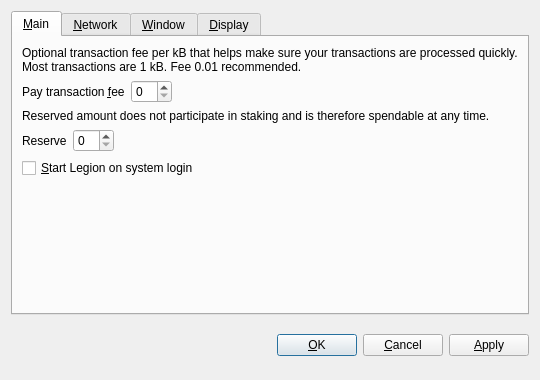
<?xml version="1.0" encoding="UTF-8"?>
<ui version="4.0">
 <class>OptionsDialog</class>
 <widget class="QDialog" name="OptionsDialog">
  <property name="geometry">
   <rect>
    <x>0</x>
    <y>0</y>
    <width>540</width>
    <height>380</height>
   </rect>
  </property>
  <property name="windowTitle">
   <string>Options</string>
  </property>
  <property name="modal">
   <bool>true</bool>
  </property>
  <layout class="QVBoxLayout" name="verticalLayout">
   <item>
    <widget class="QTabWidget" name="tabWidget">
     <property name="tabPosition">
      <enum>QTabWidget::North</enum>
     </property>
     <property name="currentIndex">
      <number>0</number>
     </property>
     <widget class="QWidget" name="tabMain">
      <attribute name="title">
       <string>&amp;Main</string>
      </attribute>
      <layout class="QVBoxLayout" name="verticalLayout_Main">
       <item>
        <widget class="QLabel" name="transactionFeeInfoLabel">
         <property name="text">
          <string>Optional transaction fee per kB that helps make sure your transactions are processed quickly. Most transactions are 1 kB. Fee 0.01 recommended.</string>
         </property>
         <property name="textFormat">
          <enum>Qt::PlainText</enum>
         </property>
         <property name="wordWrap">
          <bool>true</bool>
         </property>
        </widget>
       </item>
       <item>
        <layout class="QHBoxLayout" name="horizontalLayoutFee">
         <item>
          <widget class="QLabel" name="transactionFeeLabel">
           <property name="text">
            <string>Pay transaction &amp;fee</string>
           </property>
           <property name="textFormat">
            <enum>Qt::PlainText</enum>
           </property>
           <property name="buddy">
            <cstring>transactionFee</cstring>
           </property>
          </widget>
         </item>
         <item>
          <widget class="BitcoinAmountField" name="transactionFee"/>
         </item>
         <item>
          <spacer name="horizontalSpacerFee">
           <property name="orientation">
            <enum>Qt::Horizontal</enum>
           </property>
           <property name="sizeHint" stdset="0">
            <size>
             <width>40</width>
             <height>20</height>
            </size>
           </property>
          </spacer>
         </item>
        </layout>
       </item>
       <item>
        <widget class="QLabel" name="reserveBalanceInfoLabel">
         <property name="text">
          <string>Reserved amount does not participate in staking and is therefore spendable at any time.</string>
         </property>
         <property name="textFormat">
          <enum>Qt::PlainText</enum>
         </property>
         <property name="wordWrap">
          <bool>true</bool>
         </property>
        </widget>
       </item>
       <item>
        <layout class="QHBoxLayout" name="horizontalLayoutReserveBalance">
         <item>
          <widget class="QLabel" name="reserveBalanceLabel">
           <property name="text">
            <string>Reserve</string>
           </property>
           <property name="textFormat">
            <enum>Qt::PlainText</enum>
           </property>
           <property name="buddy">
            <cstring>reserveBalance</cstring>
           </property>
          </widget>
         </item>
         <item>
          <widget class="BitcoinAmountField" name="reserveBalance"/>
         </item>
         <item>
          <spacer name="horizontalSpacerReserveBalance">
           <property name="orientation">
            <enum>Qt::Horizontal</enum>
           </property>
           <property name="sizeHint" stdset="0">
            <size>
             <width>40</width>
             <height>20</height>
            </size>
           </property>
          </spacer>
         </item>
        </layout>
       </item>
       <item>
        <widget class="QCheckBox" name="bitcoinAtStartup">
         <property name="toolTip">
          <string>Automatically start Legion after logging in to the system.</string>
         </property>
         <property name="text">
          <string>&amp;Start Legion on system login</string>
         </property>
        </widget>
       </item>
       <item>
        <spacer name="verticalSpacer_Main">
         <property name="orientation">
          <enum>Qt::Vertical</enum>
         </property>
         <property name="sizeHint" stdset="0">
          <size>
           <width>20</width>
           <height>40</height>
          </size>
         </property>
        </spacer>
       </item>
      </layout>
     </widget>
     <widget class="QWidget" name="tabNetwork">
      <attribute name="title">
       <string>&amp;Network</string>
      </attribute>
      <layout class="QVBoxLayout" name="verticalLayout_Network">
       <item>
        <widget class="QCheckBox" name="mapPortUpnp">
         <property name="toolTip">
          <string>Automatically open the Legion client port on the router. This only works when your router supports UPnP and it is enabled.</string>
         </property>
         <property name="text">
          <string>Map port using &amp;UPnP</string>
         </property>
        </widget>
       </item>
       <item>
        <widget class="QCheckBox" name="connectSocks">
         <property name="toolTip">
          <string>Connect to the Legion network through a SOCKS proxy (e.g. when connecting through Tor).</string>
         </property>
         <property name="text">
          <string>&amp;Connect through SOCKS proxy:</string>
         </property>
        </widget>
       </item>
       <item>
        <layout class="QHBoxLayout" name="horizontalLayout_Network">
         <item>
          <widget class="QLabel" name="proxyIpLabel">
           <property name="text">
            <string>Proxy &amp;IP:</string>
           </property>
           <property name="textFormat">
            <enum>Qt::PlainText</enum>
           </property>
           <property name="buddy">
            <cstring>proxyIp</cstring>
           </property>
          </widget>
         </item>
         <item>
          <widget class="QValidatedLineEdit" name="proxyIp">
           <property name="maximumSize">
            <size>
             <width>140</width>
             <height>16777215</height>
            </size>
           </property>
           <property name="toolTip">
            <string>IP address of the proxy (e.g. 127.0.0.1)</string>
           </property>
          </widget>
         </item>
         <item>
          <widget class="QLabel" name="proxyPortLabel">
           <property name="text">
            <string>&amp;Port:</string>
           </property>
           <property name="textFormat">
            <enum>Qt::PlainText</enum>
           </property>
           <property name="buddy">
            <cstring>proxyPort</cstring>
           </property>
          </widget>
         </item>
         <item>
          <widget class="QLineEdit" name="proxyPort">
           <property name="maximumSize">
            <size>
             <width>55</width>
             <height>16777215</height>
            </size>
           </property>
           <property name="toolTip">
            <string>Port of the proxy (e.g. 9050)</string>
           </property>
          </widget>
         </item>
         <item>
          <widget class="QLabel" name="socksVersionLabel">
           <property name="text">
            <string>SOCKS &amp;Version:</string>
           </property>
           <property name="textFormat">
            <enum>Qt::PlainText</enum>
           </property>
           <property name="buddy">
            <cstring>socksVersion</cstring>
           </property>
          </widget>
         </item>
         <item>
          <widget class="QValueComboBox" name="socksVersion">
           <property name="toolTip">
            <string>SOCKS version of the proxy (e.g. 5)</string>
           </property>
          </widget>
         </item>
         <item>
          <spacer name="horizontalSpacer_Network">
           <property name="orientation">
            <enum>Qt::Horizontal</enum>
           </property>
           <property name="sizeHint" stdset="0">
            <size>
             <width>40</width>
             <height>20</height>
            </size>
           </property>
          </spacer>
         </item>
        </layout>
       </item>
       <item>
        <spacer name="verticalSpacer_Network">
         <property name="orientation">
          <enum>Qt::Vertical</enum>
         </property>
         <property name="sizeHint" stdset="0">
          <size>
           <width>20</width>
           <height>40</height>
          </size>
         </property>
        </spacer>
       </item>
      </layout>
     </widget>
     <widget class="QWidget" name="tabWindow">
      <attribute name="title">
       <string>&amp;Window</string>
      </attribute>
      <layout class="QVBoxLayout" name="verticalLayout_Window">
       <item>
        <widget class="QCheckBox" name="minimizeToTray">
         <property name="toolTip">
          <string>Show only a tray icon after minimizing the window.</string>
         </property>
         <property name="text">
          <string>&amp;Minimize to the tray instead of the taskbar</string>
         </property>
        </widget>
       </item>
       <item>
        <widget class="QCheckBox" name="minimizeOnClose">
         <property name="toolTip">
          <string>Minimize instead of exit the application when the window is closed. When this option is enabled, the application will be closed only after selecting Quit in the menu.</string>
         </property>
         <property name="text">
          <string>M&amp;inimize on close</string>
         </property>
        </widget>
       </item>
       <item>
        <spacer name="verticalSpacer_Window">
         <property name="orientation">
          <enum>Qt::Vertical</enum>
         </property>
         <property name="sizeHint" stdset="0">
          <size>
           <width>20</width>
           <height>40</height>
          </size>
         </property>
        </spacer>
       </item>
      </layout>
     </widget>
     <widget class="QWidget" name="tabDisplay">
      <attribute name="title">
       <string>&amp;Display</string>
      </attribute>
      <layout class="QVBoxLayout" name="verticalLayout_Display">
       <item>
        <layout class="QHBoxLayout" name="horizontalLayout_1_Display">
         <item>
          <widget class="QLabel" name="langLabel">
           <property name="text">
            <string>User Interface &amp;language:</string>
           </property>
           <property name="textFormat">
            <enum>Qt::PlainText</enum>
           </property>
           <property name="buddy">
            <cstring>lang</cstring>
           </property>
          </widget>
         </item>
         <item>
          <widget class="QValueComboBox" name="lang">
           <property name="toolTip">
            <string>The user interface language can be set here. This setting will take effect after restarting Legion.</string>
           </property>
          </widget>
         </item>
        </layout>
       </item>
       <item>
        <layout class="QHBoxLayout" name="horizontalLayout_2_Display">
         <item>
          <widget class="QLabel" name="unitLabel">
           <property name="text">
            <string>&amp;Unit to show amounts in:</string>
           </property>
           <property name="textFormat">
            <enum>Qt::PlainText</enum>
           </property>
           <property name="buddy">
            <cstring>unit</cstring>
           </property>
          </widget>
         </item>
         <item>
          <widget class="QValueComboBox" name="unit">
           <property name="toolTip">
            <string>Choose the default subdivision unit to show in the interface and when sending coins.</string>
           </property>
          </widget>
         </item>
        </layout>
       </item>
       <item>
        <widget class="QCheckBox" name="displayAddresses">
         <property name="toolTip">
          <string>Whether to show Legion addresses in the transaction list or not.</string>
         </property>
         <property name="text">
          <string>&amp;Display addresses in transaction list</string>
         </property>
        </widget>
       </item>
       <item>
        <widget class="QCheckBox" name="coinControlFeatures">
         <property name="toolTip">
          <string>Whether to show coin control features or not.</string>
         </property>
         <property name="text">
          <string>Display coin &amp;control features (experts only!)</string>
         </property>
        </widget>
       </item>
       <item>
        <spacer name="verticalSpacer_Display">
         <property name="orientation">
          <enum>Qt::Vertical</enum>
         </property>
         <property name="sizeHint" stdset="0">
          <size>
           <width>20</width>
           <height>40</height>
          </size>
         </property>
        </spacer>
       </item>
      </layout>
     </widget>
    </widget>
   </item>
   <item>
    <layout class="QHBoxLayout" name="horizontalLayout_Buttons">
     <item>
      <spacer name="horizontalSpacer_1">
       <property name="orientation">
        <enum>Qt::Horizontal</enum>
       </property>
       <property name="sizeHint" stdset="0">
        <size>
         <width>40</width>
         <height>48</height>
        </size>
       </property>
      </spacer>
     </item>
     <item>
      <widget class="QLabel" name="statusLabel">
       <property name="font">
        <font>
         <weight>75</weight>
         <bold>true</bold>
        </font>
       </property>
       <property name="text">
        <string/>
       </property>
       <property name="textFormat">
        <enum>Qt::PlainText</enum>
       </property>
       <property name="wordWrap">
        <bool>true</bool>
       </property>
      </widget>
     </item>
     <item>
      <spacer name="horizontalSpacer_2">
       <property name="orientation">
        <enum>Qt::Horizontal</enum>
       </property>
       <property name="sizeHint" stdset="0">
        <size>
         <width>40</width>
         <height>48</height>
        </size>
       </property>
      </spacer>
     </item>
     <item>
      <widget class="QPushButton" name="okButton">
       <property name="text">
        <string>&amp;OK</string>
       </property>
      </widget>
     </item>
     <item>
      <widget class="QPushButton" name="cancelButton">
       <property name="text">
        <string>&amp;Cancel</string>
       </property>
       <property name="autoDefault">
        <bool>false</bool>
       </property>
      </widget>
     </item>
     <item>
      <widget class="QPushButton" name="applyButton">
       <property name="text">
        <string>&amp;Apply</string>
       </property>
       <property name="autoDefault">
        <bool>false</bool>
       </property>
      </widget>
     </item>
    </layout>
   </item>
  </layout>
 </widget>
 <customwidgets>
  <customwidget>
   <class>BitcoinAmountField</class>
   <extends>QSpinBox</extends>
   <header>bitcoinamountfield.h</header>
  </customwidget>
  <customwidget>
   <class>QValueComboBox</class>
   <extends>QComboBox</extends>
   <header>qvaluecombobox.h</header>
  </customwidget>
  <customwidget>
   <class>QValidatedLineEdit</class>
   <extends>QLineEdit</extends>
   <header>qvalidatedlineedit.h</header>
  </customwidget>
 </customwidgets>
 <resources/>
 <connections/>
</ui>
